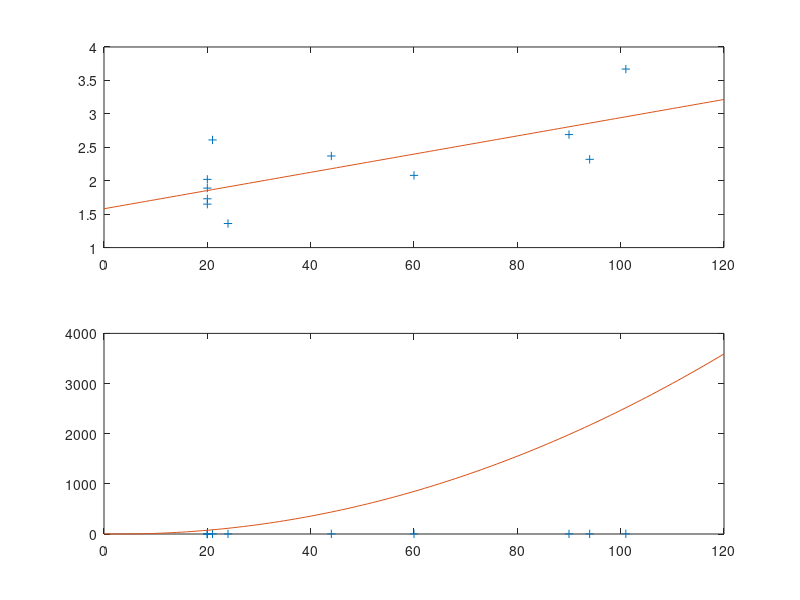

Here is the MATLAB script that generated this plot:
Light=[20 20 20 20 21 24 44 60 90 94 101]
rmax=[1.73 1.65 2.02 1.89 2.61 1.36 2.37 2.08 2.69 2.32 3.67]
C=polyfit(Light,rmax,1)
D=polyfit(log(Light),log(rmax),2)
xvals=0:120;
yhat=polyval(C,xvals);
yyhat=polyval(D,xvals);
subplot(2,1,1)
plot(Light,rmax,'+',xvals,yhat)
subplot(2,1,2)
plot(Light,rmax,'+',xvals,yyhat)